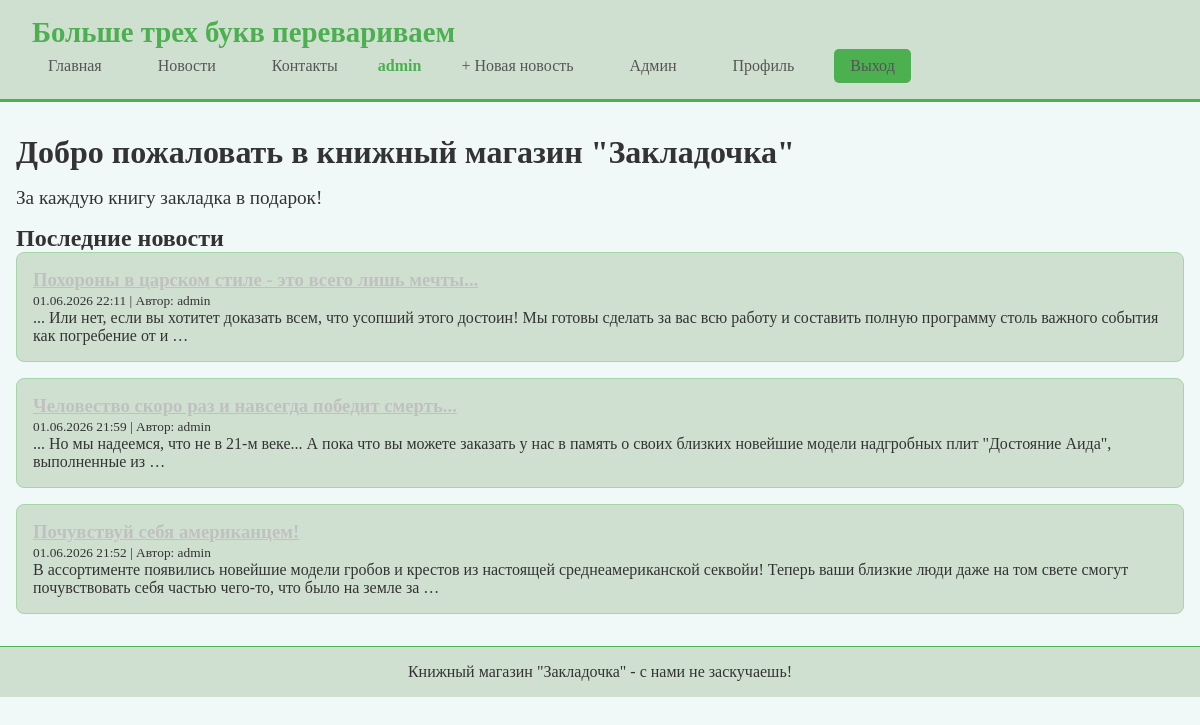
The app's page / (signed in) with its own data.
### main/models.py (models this page shows, shortened)
class News(models.Model):
    title = models.CharField(max_length=200, verbose_name="Заголовок")
    content = models.TextField(verbose_name="Содержание")
    author = models.ForeignKey(User, on_delete=models.CASCADE, verbose_name="Автор")
    pub_date = models.DateTimeField(default=timezone.now, verbose_name="Дата публикации")
    image = models.ImageField(upload_to='news_images/', blank=True, null=True, verbose_name="Изображение")
    class Meta:
        ordering = ['-pub_date']
        verbose_name = "Новость"
        verbose_name_plural = "Новости"

### main/views.py (the view)
# urls.py: path('', views.home, name='home'),
def home(request):
    latest_news = News.objects.all()[:3]
    return render(request, 'main/home.html', {'latest_news': latest_news})

### templates/main/home.html (shortened to what this page needs)
{% extends 'base.html' %}
{% block content %}
<h1>Добро пожаловать в книжный магазин "Закладочка"</h1>
<p style="font-size: 1.2rem; margin: 1rem 0;">
    За каждую книгу закладка в подарок!
</p>
<h2>Последние новости</h2>
{% for item in latest_news %}
    <div class="news-card">
        <h3><a href="{% url 'news_detail' item.id %}" style="color:#C0C0C0;">{{ item.title }}</a></h3>
        <small>{{ item.pub_date|date:"d.m.Y H:i" }} | Автор: {{ item.author.username }}</small>
        <p>{{ item.content|truncatewords:30 }}</p>
    </div>
{% empty %}
    <p>Продано более 10.000 книг!</p>
{% endfor %}
{% endblock %}

### templates/base.html (shortened to what this page needs)
<!DOCTYPE html>
<html lang="ru">
<head>
</head>
<body>
    <nav>
        <a href="/" class="logo">Больше трех букв перевариваем</a>
        <div class="nav-links">
            <a href="{% url 'home' %}">Главная</a>
            <a href="{% url 'news_list' %}">Новости</a>
            <a href="{% url 'contacts' %}">Контакты</a>
            {% if user.is_authenticated %}
                <span class="user-info">{{ user.username }}</span>
                {% if user.is_staff or user.is_superuser %}
                    <a href="{% url 'news_create' %}">+ Новая новость</a>
                    <a href="/admin/">Админ</a>
                {% endif %}
                <a href="{% url 'profile' %}">Профиль</a>
                <a href="{% url 'logout' %}" class="btn">Выход</a>
            {% else %}
                <a href="{% url 'login' %}" class="btn">Вход</a>
                <a href="{% url 'register' %}" class="btn">Регистрация</a>
            {% endif %}
        </div>
    </nav>
    <div class="container">
        {% block content %}{% endblock %}
    </div>
    <footer>
        <p>Книжный магазин "Закладочка" - с нами не заскучаешь!</p>
    </footer>
</body>
</html>

### templates/base.html (style rules this page uses)
* { margin: 0; padding: 0; box-sizing: border-box; }
body { font-family: 'Georgia', 'Times New Roman', serif; background: #f0f8f8; color: #333333; }
nav { background: #d0e0d0; padding: 1rem 2rem; border-bottom: 3px solid #4CAF50; display: flex; justify-content: space-between; align-items: center; flex-wrap: wrap; }
.logo { font-size: 1.8rem; font-weight: bold; color: #4CAF50; text-decoration: none; }
.nav-links { display: flex; gap: 1.5rem; align-items: center; flex-wrap: wrap; }
.nav-links a { color: #555555; text-decoration: none; padding: 0.5rem 1rem; transition: 0.3s; }
.btn { background: #4CAF50; color: white; padding: 0.5rem 1rem; border: none; border-radius: 5px; cursor: pointer; text-decoration: none; display: inline-block; }
.container { max-width: 1200px; margin: 2rem auto; padding: 0 1rem; }
.news-card { background: #d0e0d0; padding: 1rem; margin-bottom: 1rem; border-radius: 8px; border: 1px solid #A5D6A7; }
footer { background: #d0e0d0; text-align: center; padding: 1rem; margin-top: 2rem; border-top: 1px solid #4CAF50; }
.user-info { color: #4CAF50; font-weight: bold; }

### records on screen
News: title "Похороны в царском стиле - это всего лишь мечты...", pub_date "01.06.2026 22:11", author.username "admin", content "... Или нет, если вы хотитет доказать всем, что усопший этого достоин! Мы готовы сделать за вас всю работу и составить полную программу столь важного события как погребение от и …"
News: title "Человество скоро раз и навсегда победит смерть...", pub_date "01.06.2026 21:59", author.username "admin", content "... Но мы надеемся, что не в 21-м веке... А пока что вы можете заказать у нас в память о своих близких новейшие модели надгробных плит \"Достояние Аида\", выполненные из …"
News: title "Почувствуй себя американцем!", pub_date "01.06.2026 21:52", author.username "admin", content "В ассортименте появились новейшие модели гробов и крестов из настоящей среднеамериканской секвойи! Теперь ваши близкие люди даже на том свете смогут почувствовать себя частью чего-то, что было на земле за …"

### other values on screen
{{ user.username }} "admin"
